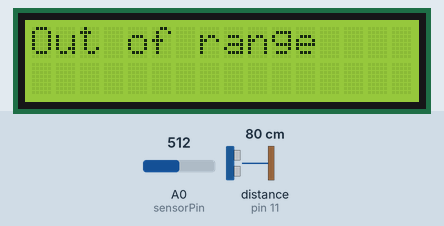
This sketch was run on a simulated Arduino Uno, built with avr-gcc and run on an emulated ATmega328P. On the bench: 16×2 character LCD. Wiring (inferred from the names in the program): ultrasonic range finder: trigger pin 13; echo pin 11. Inputs (shaded band) come from the test bench; at power-on: distance to the obstacle (sensor on pin 11) 80 cm, A0 (sensorPin) = 512. The echo pulse lasts 58.3 µs per cm.

Above: at 1.2 s.
1.3 s: distance to the obstacle (sensor on pin 11) set to 9 cm
At 1.46 s:
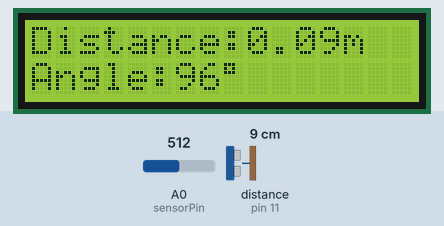
3.1 s: A0 (sensorPin) set to 716
At 3.31 s:
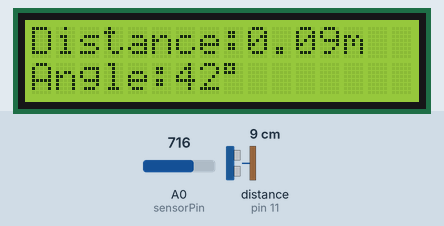
4.6 s: distance to the obstacle (sensor on pin 11) set to 18 cm
At 4.86 s:
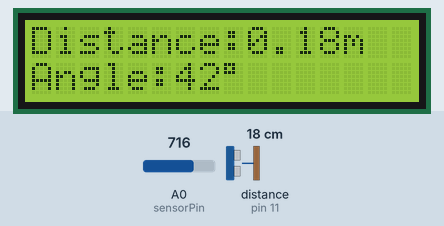
6.2 s: A0 (sensorPin) set to 900
At 6.4 s:
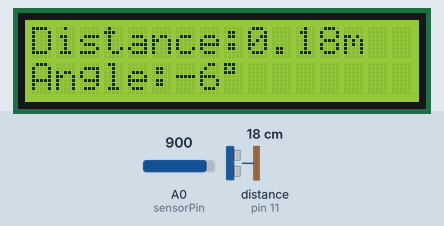
7.7 s: distance to the obstacle (sensor on pin 11) set to 35 cm
At 7.95 s:
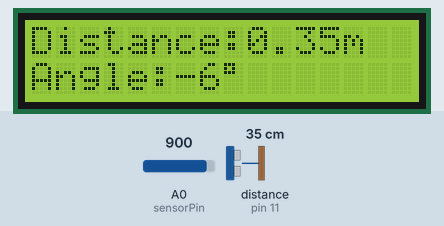
9.3 s: distance to the obstacle (sensor on pin 11) set to 2 cm
At 9.5 s:
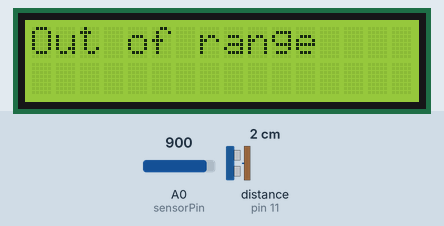

Measured:
- after the input at 1.3 s, the display: first differs from a run without the input at once (image 1)
- after the input at 3.1 s, the display: first differs from a run without the input after 0.07 s (image 2)
- after the input at 4.6 s, the display: first differs from a run without the input after 0.11 s (image 3)
- after the input at 6.2 s, the display: first differs from a run without the input after 0.06 s (image 4)
- after the input at 7.7 s, the display: first differs from a run without the input after 0.11 s (image 5)
- after the input at 9.3 s, the display: first differs from a run without the input after 0.05 s (image 6)

The sketch:

Ultrasonic_Sensor_Module_Proj.ino
```cpp
#include <LiquidCrystal.h>
const int pLCD_RS = 10;
const int pLCD_EN = 9;
const int pLCD_DB4 = 5;
const int pLCD_DB5 = 4;
const int pLCD_DB6 = 3;
const int pLCD_DB7 = 2;
const int sensorPin = A0;
int angle;
LiquidCrystal LCD(pLCD_RS, pLCD_EN, pLCD_DB4, pLCD_DB5, pLCD_DB6, pLCD_DB7);

int trigPin = 13;
int echoPin = 11;
int myCounter = 0;
int servoControlPin = 6;
float pingTime; //Time for pin to travel from sensor to the target and rebound back
float targetDistance; //Distance to target in meters
float speedOfSound = 343; //Speed of sound in meters per second

void setup() {

  Serial.begin(9600);
  pinMode(trigPin, OUTPUT);
  pinMode(echoPin, INPUT);
  pinMode(sensorPin, INPUT);
  LCD.begin(16,2); //Tell arduino to start our 16 column and 2 row LCD
  LCD.setCursor(0,0); // Set cursor to top left corner
}

void loop() {

 digitalWrite(trigPin, LOW); //Set the trigger pin to LOW
 delayMicroseconds(2000); //Let the signal settle
 digitalWrite(trigPin, HIGH); //set trigPin to HIGH
 delayMicroseconds(15); //Delay in the high state
 digitalWrite(trigPin, LOW); //Ping has now been sent
 delayMicroseconds(10); // Delay in the HIGH state
 angle = map(analogRead(sensorPin),191,875,180,0);

 pingTime = pulseIn(echoPin, HIGH); //pinTime in represented in microseconds
 pingTime = pingTime/1000000; //PingTime converted to seconds from microseconds
 targetDistance = speedOfSound * pingTime; //Will be in meters
 targetDistance = targetDistance/2; //Because ping travels to the target and back, so you must divide for the actual distance


if (targetDistance <= 0.4 && targetDistance >=0.05){
  LCD.print("Distance:");
  LCD.print(targetDistance);
  LCD.print("m");
  LCD.setCursor(0,1);
  LCD.print("Angle:");
  LCD.print(angle);
  LCD.print(char(223));
}
else {
 LCD.print("Out of range");
}
delay(300);
LCD.clear();
}
```
